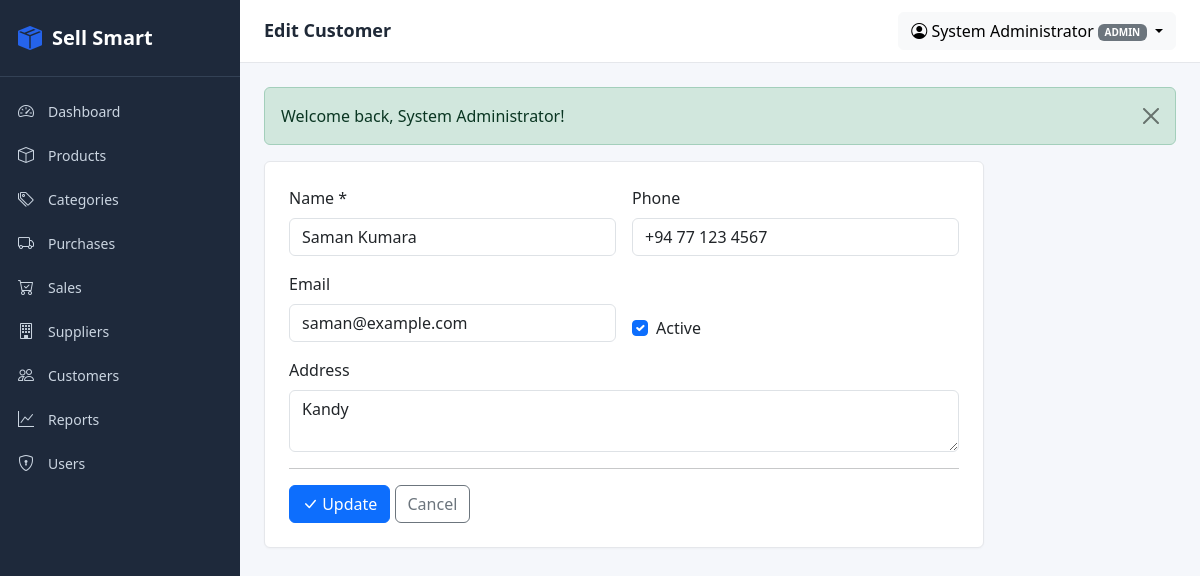
/modules/customers/edit.php?id=2 (signed in), run on the app's committed database.
### tables this page shows
CREATE TABLE customers (
  customer_id  INT UNSIGNED AUTO_INCREMENT PRIMARY KEY,
  name         VARCHAR(120) NOT NULL,
  phone        VARCHAR(30)  NULL,
  email        VARCHAR(100) NULL,
  address      VARCHAR(255) NULL,
  is_active    TINYINT(1)   NOT NULL DEFAULT 1,
  created_at   DATETIME     NOT NULL DEFAULT CURRENT_TIMESTAMP,
  updated_at   DATETIME     NOT NULL DEFAULT CURRENT_TIMESTAMP ON UPDATE CURRENT_TIMESTAMP,
  INDEX idx_customers_name (name)
);

### config/database.php (called while the page is built, shortened)
<?php
function db(): PDO
{
    static $pdo = null;
    $host    = 'localhost';
    $dbname  = 'inventory';
    $user    = 'root';
    $pass    = '';
    $charset = 'utf8mb4';
    $dsn = "mysql:host={$host};dbname={$dbname};charset={$charset}";
    $options = [
        PDO::ATTR_ERRMODE            => PDO::ERRMODE_EXCEPTION,
        PDO::ATTR_DEFAULT_FETCH_MODE => PDO::FETCH_ASSOC,
        PDO::ATTR_EMULATE_PREPARES   => false,
    ];
    try {
        $pdo = new PDO($dsn, $user, $pass, $options);
    } catch (PDOException $e) {
        die('Database connection failed: ' . htmlspecialchars($e->getMessage()));
    }
    return $pdo;
}

### includes/helpers.php (called while the page is built, shortened)
<?php
function e($value): string
{
    return htmlspecialchars((string)($value ?? ''), ENT_QUOTES, 'UTF-8');
}
function url(string $path = ''): string
{
    return rtrim(BASE_URL, '/') . '/' . ltrim($path, '/');
}

### modules/customers/edit.php (the view, shortened to what this page needs)
<?php
$id = (int)($_GET['id'] ?? $_POST['id'] ?? 0);
$stmt = db()->prepare('SELECT * FROM customers WHERE customer_id = :id');
$stmt->execute(['id'=>$id]);
$customer = $stmt->fetch();
include __DIR__ . '/../../includes/header.php';
?>
<div class="card p-4" style="max-width: 720px;">
    <form method="POST" novalidate>
        <div class="row g-3">
            <div class="col-md-6">
                <label class="form-label">Name *</label>
                <input type="text" name="name" class="form-control" required value="<?= e($customer['name']) ?>">
            </div>
            <div class="col-md-6">
                <label class="form-label">Phone</label>
                <input type="text" name="phone" class="form-control" value="<?= e($customer['phone']) ?>">
            </div>
            <div class="col-md-6">
                <label class="form-label">Email</label>
                <input type="email" name="email" class="form-control" value="<?= e($customer['email']) ?>">
            </div>
            <div class="col-md-6 d-flex align-items-end">
                <div class="form-check">
                    <input type="checkbox" name="is_active" class="form-check-input" id="active" <?= $customer['is_active'] ? 'checked' : '' ?>>
                    <label for="active" class="form-check-label">Active</label>
                </div>
            </div>
            <div class="col-12">
                <label class="form-label">Address</label>
                <textarea name="address" class="form-control" rows="2"><?= e($customer['address']) ?></textarea>
            </div>
        </div>
        <hr>
        <button class="btn btn-primary"><i class="bi bi-check-lg"></i> Update</button>
        <a href="<?= url('modules/customers/index.php') ?>" class="btn btn-outline-secondary">Cancel</a>
    </form>
</div>
<?php include __DIR__ . '/../../includes/footer.php'; ?>

### assets/css/app.css (style rules this page uses)
:root { --sidebar-width: 240px; --sidebar-bg: #1e293b; --sidebar-fg: #cbd5e1; --sidebar-fg-active: #ffffff; --sidebar-hover: #334155; --topbar-bg: #ffffff; --content-bg: #f5f7fb; --brand: #2563eb; }
* { box-sizing: border-box; }
html, body { margin: 0; padding: 0; font-family: 'Segoe UI', Tahoma, sans-serif; background: var(--content-bg); color: #1f2937; }
.card { border: 1px solid #e5e7eb; box-shadow: 0 1px 2px rgba(0,0,0,0.03); }

### data on the page
customers: name "Saman Kumara", phone "+94 77 123 4567", email "saman@example.com", is_active "☑", address "Kandy"

### other printed values
$pageTitle "Edit Customer"
$user['full_name'] "System Administrator"
$user['role'] "ADMIN"
$f['message'] "Welcome back, System Administrator!"
